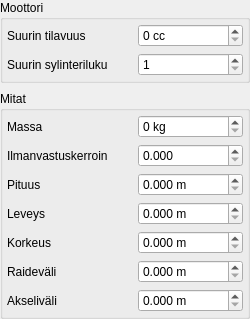
<?xml version="1.0" encoding="UTF-8"?>
<ui version="4.0">
 <class>ChassisForm</class>
 <widget class="QWidget" name="ChassisForm">
  <property name="geometry">
   <rect>
    <x>0</x>
    <y>0</y>
    <width>250</width>
    <height>296</height>
   </rect>
  </property>
  <property name="minimumSize">
   <size>
    <width>250</width>
    <height>0</height>
   </size>
  </property>
  <property name="windowTitle">
   <string>Form</string>
  </property>
  <property name="windowOpacity">
   <double>1.000000000000000</double>
  </property>
  <layout class="QVBoxLayout" name="verticalLayout_2">
   <property name="margin">
    <number>0</number>
   </property>
   <item>
    <layout class="QVBoxLayout" name="verticalLayout" stretch="0,0">
     <property name="spacing">
      <number>8</number>
     </property>
     <property name="sizeConstraint">
      <enum>QLayout::SetFixedSize</enum>
     </property>
     <property name="topMargin">
      <number>0</number>
     </property>
     <item>
      <widget class="QGroupBox" name="groupBox_2">
       <property name="title">
        <string>Moottori</string>
       </property>
       <layout class="QFormLayout" name="formLayout">
        <property name="fieldGrowthPolicy">
         <enum>QFormLayout::AllNonFixedFieldsGrow</enum>
        </property>
        <property name="margin">
         <number>4</number>
        </property>
        <item row="0" column="0">
         <widget class="QLabel" name="label_10">
          <property name="minimumSize">
           <size>
            <width>125</width>
            <height>0</height>
           </size>
          </property>
          <property name="text">
           <string>Suurin tilavuus</string>
          </property>
         </widget>
        </item>
        <item row="0" column="1">
         <widget class="QSpinBox" name="maxEngineVolumeField">
          <property name="suffix">
           <string> cc</string>
          </property>
          <property name="maximum">
           <number>24000</number>
          </property>
          <property name="singleStep">
           <number>100</number>
          </property>
         </widget>
        </item>
        <item row="1" column="0">
         <widget class="QLabel" name="label_11">
          <property name="minimumSize">
           <size>
            <width>125</width>
            <height>0</height>
           </size>
          </property>
          <property name="text">
           <string>Suurin sylinteriluku</string>
          </property>
         </widget>
        </item>
        <item row="1" column="1">
         <widget class="QSpinBox" name="maxEngineCylinderCountField">
          <property name="minimum">
           <number>1</number>
          </property>
          <property name="maximum">
           <number>24</number>
          </property>
         </widget>
        </item>
       </layout>
      </widget>
     </item>
     <item>
      <widget class="QGroupBox" name="groupBox">
       <property name="title">
        <string>Mitat</string>
       </property>
       <layout class="QFormLayout" name="formLayout_3">
        <property name="sizeConstraint">
         <enum>QLayout::SetDefaultConstraint</enum>
        </property>
        <property name="fieldGrowthPolicy">
         <enum>QFormLayout::AllNonFixedFieldsGrow</enum>
        </property>
        <property name="labelAlignment">
         <set>Qt::AlignLeading|Qt::AlignLeft|Qt::AlignVCenter</set>
        </property>
        <property name="formAlignment">
         <set>Qt::AlignLeading|Qt::AlignLeft|Qt::AlignTop</set>
        </property>
        <property name="margin">
         <number>4</number>
        </property>
        <item row="0" column="0">
         <widget class="QLabel" name="label_12">
          <property name="sizePolicy">
           <sizepolicy hsizetype="Preferred" vsizetype="Preferred">
            <horstretch>1</horstretch>
            <verstretch>0</verstretch>
           </sizepolicy>
          </property>
          <property name="minimumSize">
           <size>
            <width>125</width>
            <height>0</height>
           </size>
          </property>
          <property name="text">
           <string>Massa</string>
          </property>
          <property name="alignment">
           <set>Qt::AlignLeading|Qt::AlignLeft|Qt::AlignVCenter</set>
          </property>
         </widget>
        </item>
        <item row="0" column="1">
         <widget class="QSpinBox" name="massField">
          <property name="sizePolicy">
           <sizepolicy hsizetype="Minimum" vsizetype="Fixed">
            <horstretch>1</horstretch>
            <verstretch>0</verstretch>
           </sizepolicy>
          </property>
          <property name="suffix">
           <string> kg</string>
          </property>
          <property name="prefix">
           <string/>
          </property>
          <property name="maximum">
           <number>50000</number>
          </property>
          <property name="singleStep">
           <number>100</number>
          </property>
         </widget>
        </item>
        <item row="1" column="0">
         <widget class="QLabel" name="label_4">
          <property name="minimumSize">
           <size>
            <width>125</width>
            <height>0</height>
           </size>
          </property>
          <property name="text">
           <string>Ilmanvastuskerroin</string>
          </property>
          <property name="alignment">
           <set>Qt::AlignLeading|Qt::AlignLeft|Qt::AlignVCenter</set>
          </property>
         </widget>
        </item>
        <item row="1" column="1">
         <widget class="QDoubleSpinBox" name="dragCoefficientField">
          <property name="suffix">
           <string/>
          </property>
          <property name="decimals">
           <number>3</number>
          </property>
          <property name="maximum">
           <double>1.000000000000000</double>
          </property>
          <property name="singleStep">
           <double>0.100000000000000</double>
          </property>
         </widget>
        </item>
        <item row="2" column="0">
         <widget class="QLabel" name="label_2">
          <property name="minimumSize">
           <size>
            <width>125</width>
            <height>0</height>
           </size>
          </property>
          <property name="text">
           <string>Pituus</string>
          </property>
          <property name="alignment">
           <set>Qt::AlignLeading|Qt::AlignLeft|Qt::AlignVCenter</set>
          </property>
         </widget>
        </item>
        <item row="2" column="1">
         <widget class="QDoubleSpinBox" name="lengthField">
          <property name="suffix">
           <string> m</string>
          </property>
          <property name="decimals">
           <number>3</number>
          </property>
          <property name="maximum">
           <double>10.000000000000000</double>
          </property>
          <property name="singleStep">
           <double>0.100000000000000</double>
          </property>
         </widget>
        </item>
        <item row="3" column="0">
         <widget class="QLabel" name="label_3">
          <property name="minimumSize">
           <size>
            <width>125</width>
            <height>0</height>
           </size>
          </property>
          <property name="text">
           <string>Leveys</string>
          </property>
          <property name="alignment">
           <set>Qt::AlignLeading|Qt::AlignLeft|Qt::AlignVCenter</set>
          </property>
         </widget>
        </item>
        <item row="3" column="1">
         <widget class="QDoubleSpinBox" name="widthField">
          <property name="suffix">
           <string> m</string>
          </property>
          <property name="decimals">
           <number>3</number>
          </property>
          <property name="maximum">
           <double>10.000000000000000</double>
          </property>
          <property name="singleStep">
           <double>0.100000000000000</double>
          </property>
         </widget>
        </item>
        <item row="4" column="0">
         <widget class="QLabel" name="label">
          <property name="minimumSize">
           <size>
            <width>125</width>
            <height>0</height>
           </size>
          </property>
          <property name="text">
           <string>Korkeus</string>
          </property>
          <property name="alignment">
           <set>Qt::AlignLeading|Qt::AlignLeft|Qt::AlignVCenter</set>
          </property>
         </widget>
        </item>
        <item row="4" column="1">
         <widget class="QDoubleSpinBox" name="heightField">
          <property name="suffix">
           <string> m</string>
          </property>
          <property name="decimals">
           <number>3</number>
          </property>
          <property name="maximum">
           <double>10.000000000000000</double>
          </property>
          <property name="singleStep">
           <double>0.100000000000000</double>
          </property>
         </widget>
        </item>
        <item row="5" column="0">
         <widget class="QLabel" name="label_5">
          <property name="minimumSize">
           <size>
            <width>125</width>
            <height>0</height>
           </size>
          </property>
          <property name="text">
           <string>Raideväli</string>
          </property>
          <property name="alignment">
           <set>Qt::AlignLeading|Qt::AlignLeft|Qt::AlignVCenter</set>
          </property>
         </widget>
        </item>
        <item row="5" column="1">
         <widget class="QDoubleSpinBox" name="axleTrackField">
          <property name="suffix">
           <string> m</string>
          </property>
          <property name="decimals">
           <number>3</number>
          </property>
          <property name="maximum">
           <double>10.000000000000000</double>
          </property>
          <property name="singleStep">
           <double>0.100000000000000</double>
          </property>
         </widget>
        </item>
        <item row="6" column="0">
         <widget class="QLabel" name="label_9">
          <property name="minimumSize">
           <size>
            <width>125</width>
            <height>0</height>
           </size>
          </property>
          <property name="text">
           <string>Akseliväli</string>
          </property>
          <property name="alignment">
           <set>Qt::AlignLeading|Qt::AlignLeft|Qt::AlignVCenter</set>
          </property>
         </widget>
        </item>
        <item row="6" column="1">
         <widget class="QDoubleSpinBox" name="wheelbaseField">
          <property name="suffix">
           <string> m</string>
          </property>
          <property name="decimals">
           <number>3</number>
          </property>
          <property name="maximum">
           <double>10.000000000000000</double>
          </property>
          <property name="singleStep">
           <double>0.100000000000000</double>
          </property>
         </widget>
        </item>
       </layout>
      </widget>
     </item>
    </layout>
   </item>
  </layout>
 </widget>
 <resources/>
 <connections/>
</ui>
